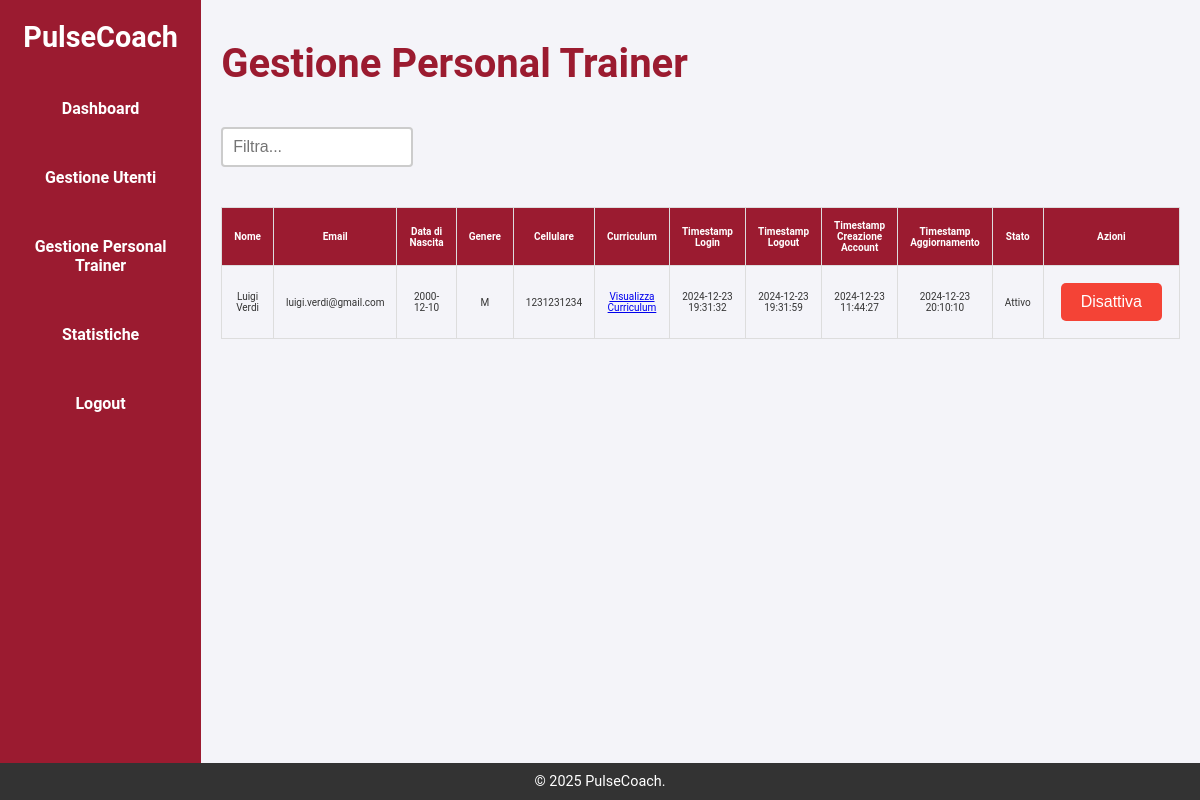
/php/gestionePT.php (signed in), run on the app's committed database.
### tables this page shows
CREATE TABLE `personal_trainer` (
  `id` int(11) NOT NULL AUTO_INCREMENT,
  `nome` varchar(100) NOT NULL,
  `cognome` varchar(100) NOT NULL,
  `email` varchar(255) NOT NULL,
  `data_nascita` date NOT NULL,
  `genere` char(1) NOT NULL,
  `cellulare` varchar(15) NOT NULL,
  `password` varchar(255) NOT NULL,
  `curriculum` varchar(255) NOT NULL,
  `timestamp_login` datetime DEFAULT NULL,
  `timestamp_logout` datetime DEFAULT NULL,
  `timestamp_creazione` datetime DEFAULT CURRENT_TIMESTAMP,
  `timestamp_aggiornamento` datetime DEFAULT CURRENT_TIMESTAMP ON UPDATE CURRENT_TIMESTAMP,
  `risposta1` varchar(255) NOT NULL,
  `risposta2` varchar(255) NOT NULL,
  `attivo` tinyint(1) DEFAULT '1',
  PRIMARY KEY (`id`),
  UNIQUE KEY `email` (`email`)
);

### php/gestionePT.php (the view, shortened to what this page needs)
<?php
    include '../utility/functions.php';
    $conn = getDBConnection();
    $sql = "SELECT id, nome, cognome, email, data_nascita, genere, cellulare, curriculum, timestamp_login, timestamp_logout, timestamp_creazione, timestamp_aggiornamento, attivo FROM personal_trainer";
    $result = $conn->query($sql);
?>
<main>
    <section class="welcome-section">
        <h2>Gestione Personal Trainer</h2>
    </section>
    <section class="filter-section">
        <input type="text" class="filter-input" id="filter-input" placeholder="Filtra...">
    </section>
    <section class="pt-section">
        <table style="font-size: 10px;">
            <thead>
                <tr>
                    <th>Nome</th>
                    <th>Email</th>
                    <th>Data di Nascita</th>
                    <th>Genere</th>
                    <th>Cellulare</th>
                    <th>Curriculum</th>
                    <th>Timestamp Login</th>
                    <th>Timestamp Logout</th>
                    <th>Timestamp Creazione Account</th>
                    <th>Timestamp Aggiornamento</th>
                    <th>Stato</th>
                    <th>Azioni</th>
                </tr>
            </thead>
            <tbody id="TableBody">
                <?php if ($result->num_rows > 0): ?>
                    <?php while($row = $result->fetch_assoc()): ?>
                        <tr>
                            <td><?php echo htmlspecialchars($row['nome']) . ' ' . htmlspecialchars($row['cognome']); ?></td>
                            <td><?php echo htmlspecialchars($row['email']); ?></td>
                            <td><?php echo htmlspecialchars($row['data_nascita']); ?></td>
                            <td><?php echo htmlspecialchars($row['genere']); ?></td>
                            <td><?php echo htmlspecialchars($row['cellulare']); ?></td>
                            <td><a href="../curriculum/<?php echo htmlspecialchars($row['curriculum']); ?>" target="_blank">Visualizza Curriculum</a></td>
                            <td><?php echo htmlspecialchars($row['timestamp_login']); ?></td>
                            <td><?php echo htmlspecialchars($row['timestamp_logout']); ?></td>
                            <td><?php echo htmlspecialchars($row['timestamp_creazione']); ?></td>
                            <td><?php echo htmlspecialchars($row['timestamp_aggiornamento']); ?></td>
                            <td><?php echo $row['attivo'] ? 'Attivo' : 'Non Attivo'; ?></td>
                            <td>
                                <form method="POST" action="gestionePT.php">
                                    <button class="<?php echo $row['attivo'] ? 'rifiuta' : 'conferma'; ?>" type="submit" name="attiva_pt" class="button"><?php echo $row['attivo'] ? 'Disattiva' : 'Attiva'; ?></button>
                                </form>
                            </td>
                        </tr>
                    <?php endwhile; ?>
                <?php else: ?>
                    <tr>
                        <td colspan="12">Nessun personal trainer trovato.</td>
                    </tr>
                <?php endif; ?>
            </tbody>
        </table>
    </section>
</main>

### css/home.css (style rules this page uses)
* { margin: 0; padding: 0; box-sizing: border-box; }
body { font-family: 'Roboto', sans-serif; background-color: #f4f4f9; color: #333; display: flex; min-height: 100vh; flex-direction: column; }
main { flex: 1; padding: 40px 20px; }
.welcome-section h2 { font-size: 2.5rem; color: #9B1B30; margin-bottom: 20px; }

### css/utility.css (style rules this page uses)
table { width: 100%; border-collapse: collapse; margin-top: 20px; }
th, td { padding: 12px; border: 1px solid #ddd; text-align: center; }
th { background-color: #9B1B30; color: white; }
.conferma, .rifiuta { padding: 10px 20px; font-size: 1rem; border: none; border-radius: 5px; cursor: pointer; margin: 5px; }
.rifiuta { background-color: #f44336; color: white; }
.filter-input { width: 20%; padding: 10px; margin: 20px 0; box-sizing: border-box; border: 2px solid #ccc; border-radius: 4px; font-size: 16px; height: 40px; }

### data on the page
personal_trainer: nome "Luigi", cognome "Verdi", email "luigi.verdi@gmail.com", data_nascita "2000-12-10", genere "M", cellulare "1231231234", timestamp_login "2024-12-23 19:31:32", timestamp_logout "2024-12-23 19:31:59", timestamp_creazione "2024-12-23 11:44:27", timestamp_aggiornamento "2024-12-23 20:10:10", attivo "Attivo"
